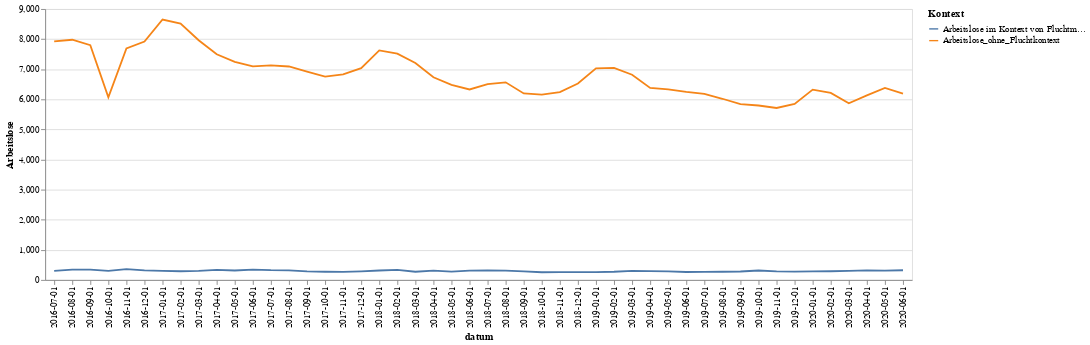

Source (notebook cell):
### Code cell
melted.sort_values("datum")
chart=alt.Chart(melted).mark_line().encode(
x='datum',
y="Arbeitslose:Q",
color="Kontext"
)
chart.display()

### Figure 1 — Vega-Lite specification as saved in the notebook (floating-point values rounded to 4 significant figures)
{"config": {"view": {"continuousWidth": 400, "continuousHeight": 300}}, "data": {"name": "data-2674a00c7d1a828419bec811f4ab525c"}, "mark": "line", "encoding": {"color": {"type": "nominal", "field": "Kontext"}, "x": {"type": "nominal", "field": "datum"}, "y": {"type": "quantitative", "field": "Arbeitslose"}}, "$schema": "https://vega.github.io/schema/vega-lite/v4.0.0.json", "datasets": {"data-2674a00c7d1a828419bec811f4ab525c": [{"Länder und Kreise_": "12073 Uckermark", "datum": "2020-06-01", "Kontext": "Arbeitslose im Kontext von Fluchtmigration1)_absolut", "Arbeitslose": 321.0}, {"Länder und Kreise_": "12073 Uckermark", "datum": "2020-05-01", "Kontext": "Arbeitslose im Kontext von Fluchtmigration1)_absolut", "Arbeitslose": 312.0}, {"Länder und Kreise_": "12073 Uckermark", "datum": "2020-04-01", "Kontext": "Arbeitslose im Kontext von Fluchtmigration1)_absolut", "Arbeitslose": 316.0}, {"Länder und Kreise_": "12073 Uckermark", "datum": "2020-03-01", "Kontext": "Arbeitslose im Kontext von Fluchtmigration1)_absolut", "Arbeitslose": 299.0}, {"Länder und Kreise_": "12073 Uckermark", "datum": "2020-02-01", "Kontext": "Arbeitslose im Kontext von Fluchtmigration1)_absolut", "Arbeitslose": 289.0}, {"Länder und Kreise_": "12073 Uckermark", "datum": "2020-01-01", "Kontext": "Arbeitslose im Kontext von Fluchtmigration1)_absolut", "Arbeitslose": 285.0}, {"Länder und Kreise_": "12073 Uckermark", "datum": "2019-12-01", "Kontext": "Arbeitslose im Kontext von Fluchtmigration1)_absolut", "Arbeitslose": 278.0}, {"Länder und Kreise_": "12073 Uckermark", "datum": "2019-11-01", "Kontext": "Arbeitslose im Kontext von Fluchtmigration1)_absolut", "Arbeitslose": 286.0}, {"Länder und Kreise_": "12073 Uckermark", "datum": "2019-10-01", "Kontext": "Arbeitslose im Kontext von Fluchtmigration1)_absolut", "Arbeitslose": 314.0}, {"Länder und Kreise_": "12073 Uckermark", "datum": "2019-09-01", "Kontext": "Arbeitslose im Kontext von Fluchtmigration1)_absolut", "Arbeitslose": 280.0}, {"Länder und Kreise_": "12073 Uckermark", "datum": "2019-08-01", "Kontext": "Arbeitslose im Kontext von Fluchtmigration1)_absolut", "Arbeitslose": 272.0}, {"Länder und Kreise_": "12073 Uckermark", "datum": "2019-07-01", "Kontext": "Arbeitslose im Kontext von Fluchtmigration1)_absolut", "Arbeitslose": 267.0}, {"Länder und Kreise_": "12073 Uckermark", "datum": "2019-06-01", "Kontext": "Arbeitslose im Kontext von Fluchtmigration1)_absolut", "Arbeitslose": 263.0}, {"Länder und Kreise_": "12073 Uckermark", "datum": "2019-05-01", "Kontext": "Arbeitslose im Kontext von Fluchtmigration1)_absolut", "Arbeitslose": 285.0}, {"Länder und Kreise_": "12073 Uckermark", "datum": "2019-04-01", "Kontext": "Arbeitslose im Kontext von Fluchtmigration1)_absolut", "Arbeitslose": 293.0}, {"Länder und Kreise_": "12073 Uckermark", "datum": "2019-03-01", "Kontext": "Arbeitslose im Kontext von Fluchtmigration1)_absolut", "Arbeitslose": 301.0}, {"Länder und Kreise_": "12073 Uckermark", "datum": "2019-02-01", "Kontext": "Arbeitslose im Kontext von Fluchtmigration1)_absolut", "Arbeitslose": 271.0}, {"Länder und Kreise_": "12073 Uckermark", "datum": "2019-01-01", "Kontext": "Arbeitslose im Kontext von Fluchtmigration1)_absolut", "Arbeitslose": 259.0}, {"Länder und Kreise_": "12073 Uckermark", "datum": "2018-12-01", "Kontext": "Arbeitslose im Kontext von Fluchtmigration1)_absolut", "Arbeitslose": 257.0}, {"Länder und Kreise_": "12073 Uckermark", "datum": "2018-11-01", "Kontext": "Arbeitslose im Kontext von Fluchtmigration1)_absolut", "Arbeitslose": 259.0}, {"Länder und Kreise_": "12073 Uckermark", "datum": "2018-10-01", "Kontext": "Arbeitslose im Kontext von Fluchtmigration1)_absolut", "Arbeitslose": 256.0}, {"Länder und Kreise_": "12073 Uckermark", "datum": "2018-09-01", "Kontext": "Arbeitslose im Kontext von Fluchtmigration1)_absolut", "Arbeitslose": 285.0}, {"Länder und Kreise_": "12073 Uckermark", "datum": "2018-08-01", "Kontext": "Arbeitslose im Kontext von Fluchtmigration1)_absolut", "Arbeitslose": 308.0}, {"Länder und Kreise_": "12073 Uckermark", "datum": "2018-07-01", "Kontext": "Arbeitslose im Kontext von Fluchtmigration1)_absolut", "Arbeitslose": 313.0}, {"Länder und Kreise_": "12073 Uckermark", "datum": "2018-06-01", "Kontext": "Arbeitslose im Kontext von Fluchtmigration1)_absolut", "Arbeitslose": 309.0}, {"Länder und Kreise_": "12073 Uckermark", "datum": "2018-05-01", "Kontext": "Arbeitslose im Kontext von Fluchtmigration1)_absolut", "Arbeitslose": 276.0}, {"Länder und Kreise_": "12073 Uckermark", "datum": "2018-04-01", "Kontext": "Arbeitslose im Kontext von Fluchtmigration1)_absolut", "Arbeitslose": 310.0}, {"Länder und Kreise_": "12073 Uckermark", "datum": "2018-03-01", "Kontext": "Arbeitslose im Kontext von Fluchtmigration1)_absolut", "Arbeitslose": 271.0}, {"Länder und Kreise_": "12073 Uckermark", "datum": "2018-02-01", "Kontext": "Arbeitslose im Kontext von Fluchtmigration1)_absolut", "Arbeitslose": 333.0}, {"Länder und Kreise_": "12073 Uckermark", "datum": "2018-01-01", "Kontext": "Arbeitslose im Kontext von Fluchtmigration1)_absolut", "Arbeitslose": 314.0}, {"Länder und Kreise_": "12073 Uckermark", "datum": "2017-12-01", "Kontext": "Arbeitslose im Kontext von Fluchtmigration1)_absolut", "Arbeitslose": 284.0}, {"Länder und Kreise_": "12073 Uckermark", "datum": "2017-11-01", "Kontext": "Arbeitslose im Kontext von Fluchtmigration1)_absolut", "Arbeitslose": 266.0}, {"Länder und Kreise_": "12073 Uckermark", "datum": "2017-10-01", "Kontext": "Arbeitslose im Kontext von Fluchtmigration1)_absolut", "Arbeitslose": 272.0}, {"Länder und Kreise_": "12073 Uckermark", "datum": "2017-09-01", "Kontext": "Arbeitslose im Kontext von Fluchtmigration1)_absolut", "Arbeitslose": 286.0}, {"Länder und Kreise_": "12073 Uckermark", "datum": "2017-08-01", "Kontext": "Arbeitslose im Kontext von Fluchtmigration1)_absolut", "Arbeitslose": 320.0}, {"Länder und Kreise_": "12073 Uckermark", "datum": "2017-07-01", "Kontext": "Arbeitslose im Kontext von Fluchtmigration1)_absolut", "Arbeitslose": 324.0}, {"Länder und Kreise_": "12073 Uckermark", "datum": "2017-06-01", "Kontext": "Arbeitslose im Kontext von Fluchtmigration1)_absolut", "Arbeitslose": 343.0}, {"Länder und Kreise_": "12073 Uckermark", "datum": "2017-05-01", "Kontext": "Arbeitslose im Kontext von Fluchtmigration1)_absolut", "Arbeitslose": 313.0}, {"Länder und Kreise_": "12073 Uckermark", "datum": "2017-04-01", "Kontext": "Arbeitslose im Kontext von Fluchtmigration1)_absolut", "Arbeitslose": 332.0}, {"Länder und Kreise_": "12073 Uckermark", "datum": "2017-03-01", "Kontext": "Arbeitslose im Kontext von Fluchtmigration1)_absolut", "Arbeitslose": 302.0}, {"Länder und Kreise_": "12073 Uckermark", "datum": "2017-02-01", "Kontext": "Arbeitslose im Kontext von Fluchtmigration1)_absolut", "Arbeitslose": 289.0}, {"Länder und Kreise_": "12073 Uckermark", "datum": "2017-01-01", "Kontext": "Arbeitslose im Kontext von Fluchtmigration1)_absolut", "Arbeitslose": 298.0}, {"Länder und Kreise_": "12073 Uckermark", "datum": "2016-12-01", "Kontext": "Arbeitslose im Kontext von Fluchtmigration1)_absolut", "Arbeitslose": 319.0}, {"Länder und Kreise_": "12073 Uckermark", "datum": "2016-11-01", "Kontext": "Arbeitslose im Kontext von Fluchtmigration1)_absolut", "Arbeitslose": 360.0}, {"Länder und Kreise_": "12073 Uckermark", "datum": "2016-10-01", "Kontext": "Arbeitslose im Kontext von Fluchtmigration1)_absolut", "Arbeitslose": 299.0}, {"Länder und Kreise_": "12073 Uckermark", "datum": "2016-09-01", "Kontext": "Arbeitslose im Kontext von Fluchtmigration1)_absolut", "Arbeitslose": 344.0}, {"Länder und Kreise_": "12073 Uckermark", "datum": "2016-08-01", "Kontext": "Arbeitslose im Kontext von Fluchtmigration1)_absolut", "Arbeitslose": 343.0}, {"Länder und Kreise_": "12073 Uckermark", "datum": "2016-07-01", "Kontext": "Arbeitslose im Kontext von Fluchtmigration1)_absolut", "Arbeitslose": 303.0}, {"Länder und Kreise_": "12073 Uckermark", "datum": "2020-06-01", "Kontext": "Arbeitslose_ohne_Fluchtkontext", "Arbeitslose": 6188.0}, {"Länder und Kreise_": "12073 Uckermark", "datum": "2020-05-01", "Kontext": "Arbeitslose_ohne_Fluchtkontext", "Arbeitslose": 6381.0}, {"Länder und Kreise_": "12073 Uckermark", "datum": "2020-04-01", "Kontext": "Arbeitslose_ohne_Fluchtkontext", "Arbeitslose": 6129.0}, {"Länder und Kreise_": "12073 Uckermark", "datum": "2020-03-01", "Kontext": "Arbeitslose_ohne_Fluchtkontext", "Arbeitslose": 5870.0}, {"Länder und Kreise_": "12073 Uckermark", "datum": "2020-02-01", "Kontext": "Arbeitslose_ohne_Fluchtkontext", "Arbeitslose": 6215.0}, {"Länder und Kreise_": "12073 Uckermark", "datum": "2020-01-01", "Kontext": "Arbeitslose_ohne_Fluchtkontext", "Arbeitslose": 6322.0}, {"Länder und Kreise_": "12073 Uckermark", "datum": "2019-12-01", "Kontext": "Arbeitslose_ohne_Fluchtkontext", "Arbeitslose": 5850.0}, {"Länder und Kreise_": "12073 Uckermark", "datum": "2019-11-01", "Kontext": "Arbeitslose_ohne_Fluchtkontext", "Arbeitslose": 5713.0}, {"Länder und Kreise_": "12073 Uckermark", "datum": "2019-10-01", "Kontext": "Arbeitslose_ohne_Fluchtkontext", "Arbeitslose": 5795.0}, {"Länder und Kreise_": "12073 Uckermark", "datum": "2019-09-01", "Kontext": "Arbeitslose_ohne_Fluchtkontext", "Arbeitslose": 5842.0}, {"Länder und Kreise_": "12073 Uckermark", "datum": "2019-08-01", "Kontext": "Arbeitslose_ohne_Fluchtkontext", "Arbeitslose": 6019.0}, {"Länder und Kreise_": "12073 Uckermark", "datum": "2019-07-01", "Kontext": "Arbeitslose_ohne_Fluchtkontext", "Arbeitslose": 6178.0}, {"Länder und Kreise_": "12073 Uckermark", "datum": "2019-06-01", "Kontext": "Arbeitslose_ohne_Fluchtkontext", "Arbeitslose": 6249.0}, {"Länder und Kreise_": "12073 Uckermark", "datum": "2019-05-01", "Kontext": "Arbeitslose_ohne_Fluchtkontext", "Arbeitslose": 6334.0}, {"Länder und Kreise_": "12073 Uckermark", "datum": "2019-04-01", "Kontext": "Arbeitslose_ohne_Fluchtkontext", "Arbeitslose": 6381.0}, {"Länder und Kreise_": "12073 Uckermark", "datum": "2019-03-01", "Kontext": "Arbeitslose_ohne_Fluchtkontext", "Arbeitslose": 6818.0}, {"Länder und Kreise_": "12073 Uckermark", "datum": "2019-02-01", "Kontext": "Arbeitslose_ohne_Fluchtkontext", "Arbeitslose": 7042.0}, {"Länder und Kreise_": "12073 Uckermark", "datum": "2019-01-01", "Kontext": "Arbeitslose_ohne_Fluchtkontext", "Arbeitslose": 7030.0}, {"Länder und Kreise_": "12073 Uckermark", "datum": "2018-12-01", "Kontext": "Arbeitslose_ohne_Fluchtkontext", "Arbeitslose": 6524.0}, {"Länder und Kreise_": "12073 Uckermark", "datum": "2018-11-01", "Kontext": "Arbeitslose_ohne_Fluchtkontext", "Arbeitslose": 6239.0}, {"Länder und Kreise_": "12073 Uckermark", "datum": "2018-10-01", "Kontext": "Arbeitslose_ohne_Fluchtkontext", "Arbeitslose": 6159.0}, {"Länder und Kreise_": "12073 Uckermark", "datum": "2018-09-01", "Kontext": "Arbeitslose_ohne_Fluchtkontext", "Arbeitslose": 6197.0}, {"Länder und Kreise_": "12073 Uckermark", "datum": "2018-08-01", "Kontext": "Arbeitslose_ohne_Fluchtkontext", "Arbeitslose": 6564.0}, {"Länder und Kreise_": "12073 Uckermark", "datum": "2018-07-01", "Kontext": "Arbeitslose_ohne_Fluchtkontext", "Arbeitslose": 6503.0}, {"Länder und Kreise_": "12073 Uckermark", "datum": "2018-06-01", "Kontext": "Arbeitslose_ohne_Fluchtkontext", "Arbeitslose": 6328.0}, {"Länder und Kreise_": "12073 Uckermark", "datum": "2018-05-01", "Kontext": "Arbeitslose_ohne_Fluchtkontext", "Arbeitslose": 6480.0}, {"Länder und Kreise_": "12073 Uckermark", "datum": "2018-04-01", "Kontext": "Arbeitslose_ohne_Fluchtkontext", "Arbeitslose": 6732.0}, {"Länder und Kreise_": "12073 Uckermark", "datum": "2018-03-01", "Kontext": "Arbeitslose_ohne_Fluchtkontext", "Arbeitslose": 7205.0}, {"Länder und Kreise_": "12073 Uckermark", "datum": "2018-02-01", "Kontext": "Arbeitslose_ohne_Fluchtkontext", "Arbeitslose": 7520.0}, {"Länder und Kreise_": "12073 Uckermark", "datum": "2018-01-01", "Kontext": "Arbeitslose_ohne_Fluchtkontext", "Arbeitslose": 7626.0}, {"Länder und Kreise_": "12073 Uckermark", "datum": "2017-12-01", "Kontext": "Arbeitslose_ohne_Fluchtkontext", "Arbeitslose": 7036.0}, {"Länder und Kreise_": "12073 Uckermark", "datum": "2017-11-01", "Kontext": "Arbeitslose_ohne_Fluchtkontext", "Arbeitslose": 6832.0}, {"Länder und Kreise_": "12073 Uckermark", "datum": "2017-10-01", "Kontext": "Arbeitslose_ohne_Fluchtkontext", "Arbeitslose": 6757.0}, {"Länder und Kreise_": "12073 Uckermark", "datum": "2017-09-01", "Kontext": "Arbeitslose_ohne_Fluchtkontext", "Arbeitslose": 6922.0}, {"Länder und Kreise_": "12073 Uckermark", "datum": "2017-08-01", "Kontext": "Arbeitslose_ohne_Fluchtkontext", "Arbeitslose": 7091.0}, {"Länder und Kreise_": "12073 Uckermark", "datum": "2017-07-01", "Kontext": "Arbeitslose_ohne_Fluchtkontext", "Arbeitslose": 7125.0}, {"Länder und Kreise_": "12073 Uckermark", "datum": "2017-06-01", "Kontext": "Arbeitslose_ohne_Fluchtkontext", "Arbeitslose": 7092.0}, {"Länder und Kreise_": "12073 Uckermark", "datum": "2017-05-01", "Kontext": "Arbeitslose_ohne_Fluchtkontext", "Arbeitslose": 7247.0}, {"Länder und Kreise_": "12073 Uckermark", "datum": "2017-04-01", "Kontext": "Arbeitslose_ohne_Fluchtkontext", "Arbeitslose": 7498.0}, {"Länder und Kreise_": "12073 Uckermark", "datum": "2017-03-01", "Kontext": "Arbeitslose_ohne_Fluchtkontext", "Arbeitslose": 7963.0}, {"Länder und Kreise_": "12073 Uckermark", "datum": "2017-02-01", "Kontext": "Arbeitslose_ohne_Fluchtkontext", "Arbeitslose": 8517.0}, {"Länder und Kreise_": "12073 Uckermark", "datum": "2017-01-01", "Kontext": "Arbeitslose_ohne_Fluchtkontext", "Arbeitslose": 8651.0}, {"Länder und Kreise_": "12073 Uckermark", "datum": "2016-12-01", "Kontext": "Arbeitslose_ohne_Fluchtkontext", "Arbeitslose": 7919.0}, {"Länder und Kreise_": "12073 Uckermark", "datum": "2016-11-01", "Kontext": "Arbeitslose_ohne_Fluchtkontext", "Arbeitslose": 7690.0}, {"Länder und Kreise_": "12073 Uckermark", "datum": "2016-10-01", "Kontext": "Arbeitslose_ohne_Fluchtkontext", "Arbeitslose": 6067.0}, {"Länder und Kreise_": "12073 Uckermark", "datum": "2016-09-01", "Kontext": "Arbeitslose_ohne_Fluchtkontext", "Arbeitslose": 7801.0}, {"Länder und Kreise_": "12073 Uckermark", "datum": "2016-08-01", "Kontext": "Arbeitslose_ohne_Fluchtkontext", "Arbeitslose": 7980.0}, {"Länder und Kreise_": "12073 Uckermark", "datum": "2016-07-01", "Kontext": "Arbeitslose_ohne_Fluchtkontext", "Arbeitslose": 7924.0}]}}
